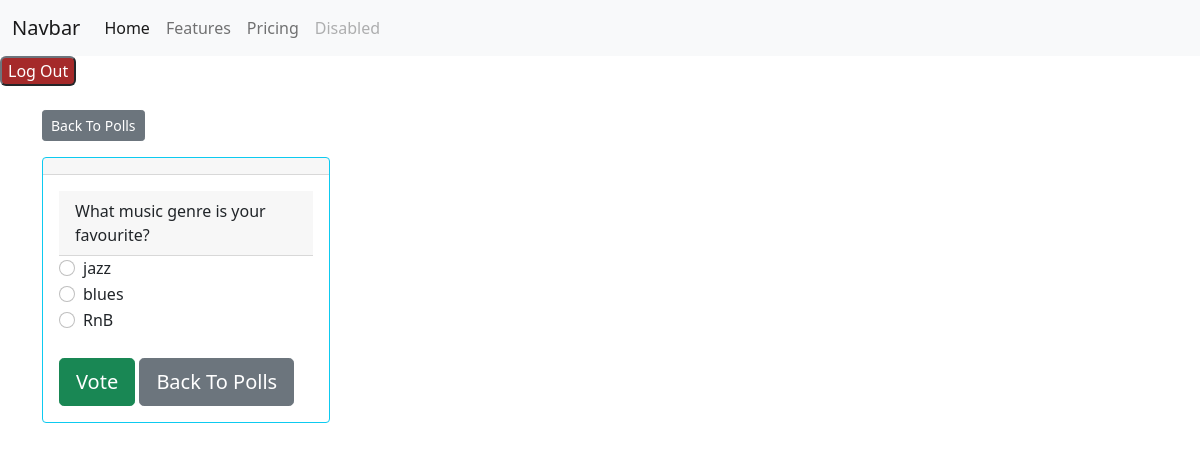
Before: /polls/4/ (signed in) with the older database file.
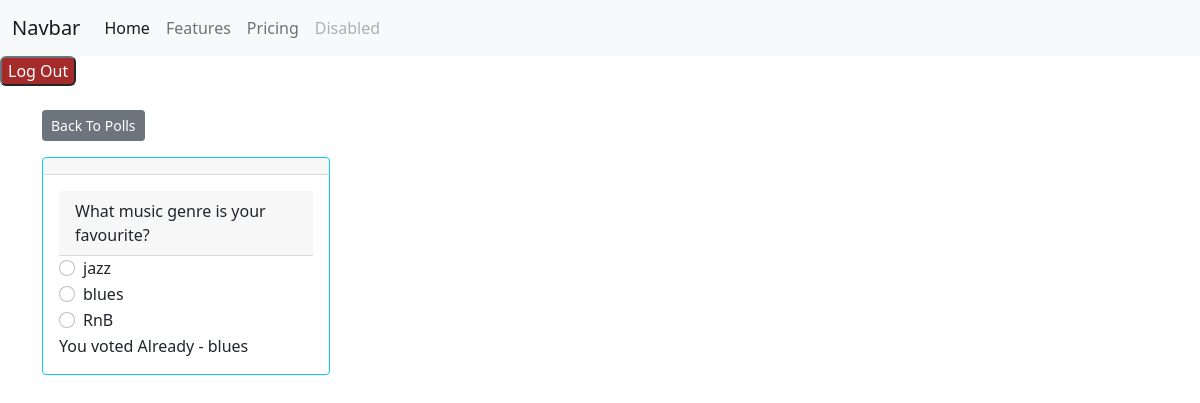
After: the same page with the newer database file.
### polls/models.py (models this page shows, shortened)
class Vote(models.Model):
    choice = models.ForeignKey(Choice,on_delete=models.CASCADE)
    voter = models.ForeignKey(User,on_delete=models.CASCADE)

class Choice(models.Model):
    question = models.ForeignKey(Question, on_delete=models.CASCADE)
    choice_text = models.CharField(max_length=200)
    votes = models.IntegerField(default=0)
    voter = models.ForeignKey(User, on_delete=models.SET_NULL, related_name="votes", null=True, blank=True)
    timestamp = models.DateTimeField(default=timezone.now)
    def __str__(self):
        return self.choice_text

### polls/views.py (the view)
# urls.py: path("<int:pk>/", views.DetailView.as_view(), name="detail"),
class DetailView(LoginRequiredMixin,generic.DetailView):
    login_url = "users:login"
    redirect_field_name = "redirect_to"
    model = Question
    template_name = "polls/detail.html"
    def get_context_data(self, **kwargs):
        context = super().get_context_data(**kwargs)
        context['voted'] = Vote.objects.filter(choice__question=self.object,  voter=self.request.user).first()
        return context
    def get_queryset(self):
        return Question.objects.filter(pub_date__lte=timezone.now())

### polls/templates/polls/detail.html (shortened to what this page needs)
{% extends 'base.html' %}
    {% block content %}
    <a class="btn btn-secondary btn-sm mb-3 mt-4" href="{% url 'polls:index' %}">Back To Polls</a>
    <div class="card border-info mb-3" style="max-width: 18rem;">
        <div class="card-header">{{ question.question }}</div>
        <div class="card-body">
            <form action="{% url 'polls:vote' question.id %}" method="post">
                <div class="card-header">{{ question.question_text }}</div>
                {% for choice in question.choice_set.all %}
                <div class="form-check">
                    <input type="radio" name="choice" class="form-check-input" id="choice{{ forloop.counter }}"
                        value="{{ choice.id }}" />
                    <label for="choice{{ forloop.counter }}">{{ choice.choice_text }}</label>
                </div>
                {% endfor %}
                {%if voted %}
                You voted Already -  {{voted.choice}}
                {%else%}
               <input type="submit" value="Vote" class="btn btn-success btn-lg btn-block mt-4" />
               <a class="btn btn-secondary btn-block btn-lg mt-4" href="{% url 'polls:index' %}">Back To Polls</a>
                {%endif%}
            </form>
        </div>
{% endblock %}

Changed rows visible on the page:
added Vote: choice "blues"
Other visible differences:
form field value: "Vote" → (not shown)
text no longer shown: "Back To Polls"
text now shown: "You voted Already -"
